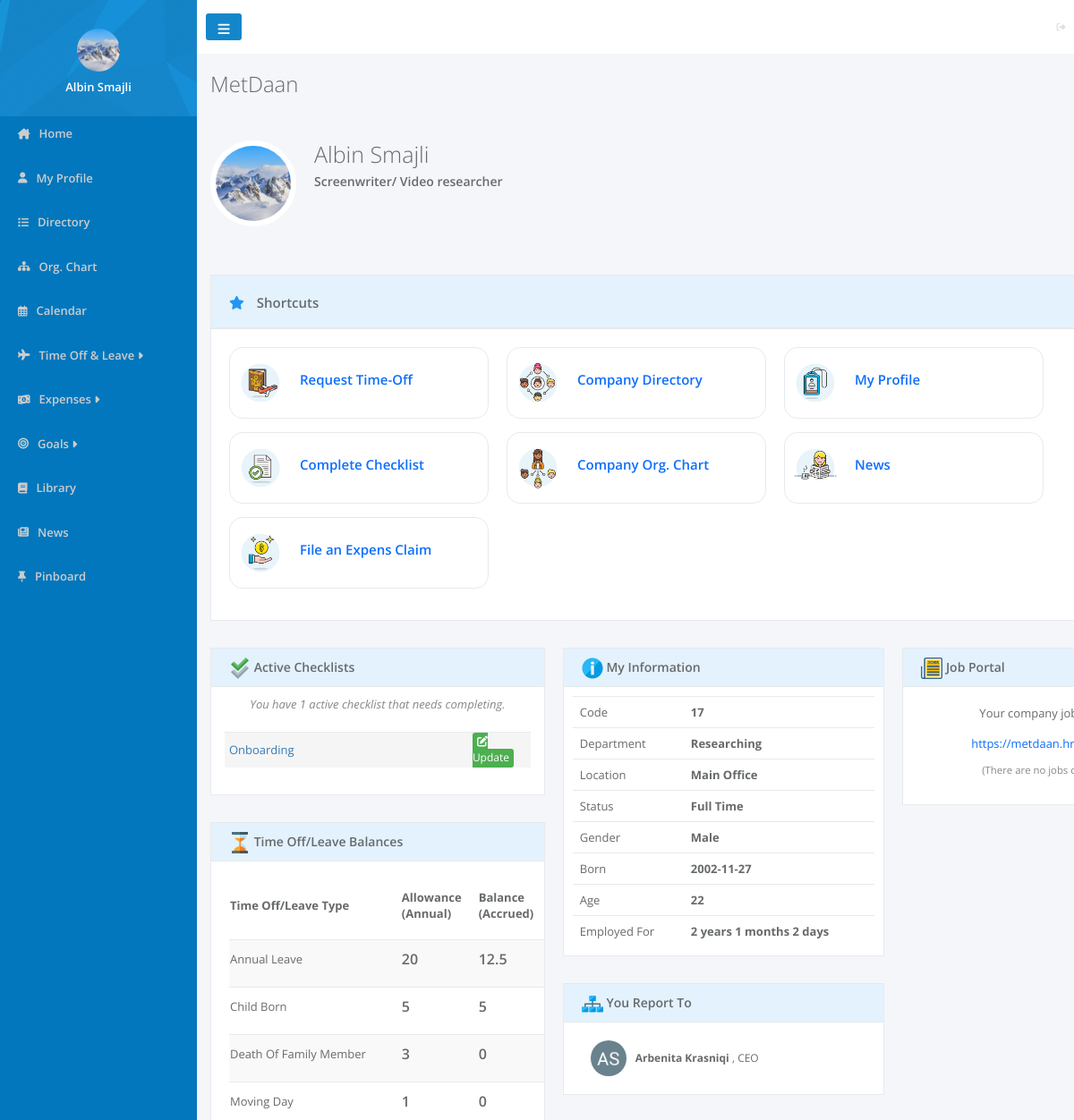
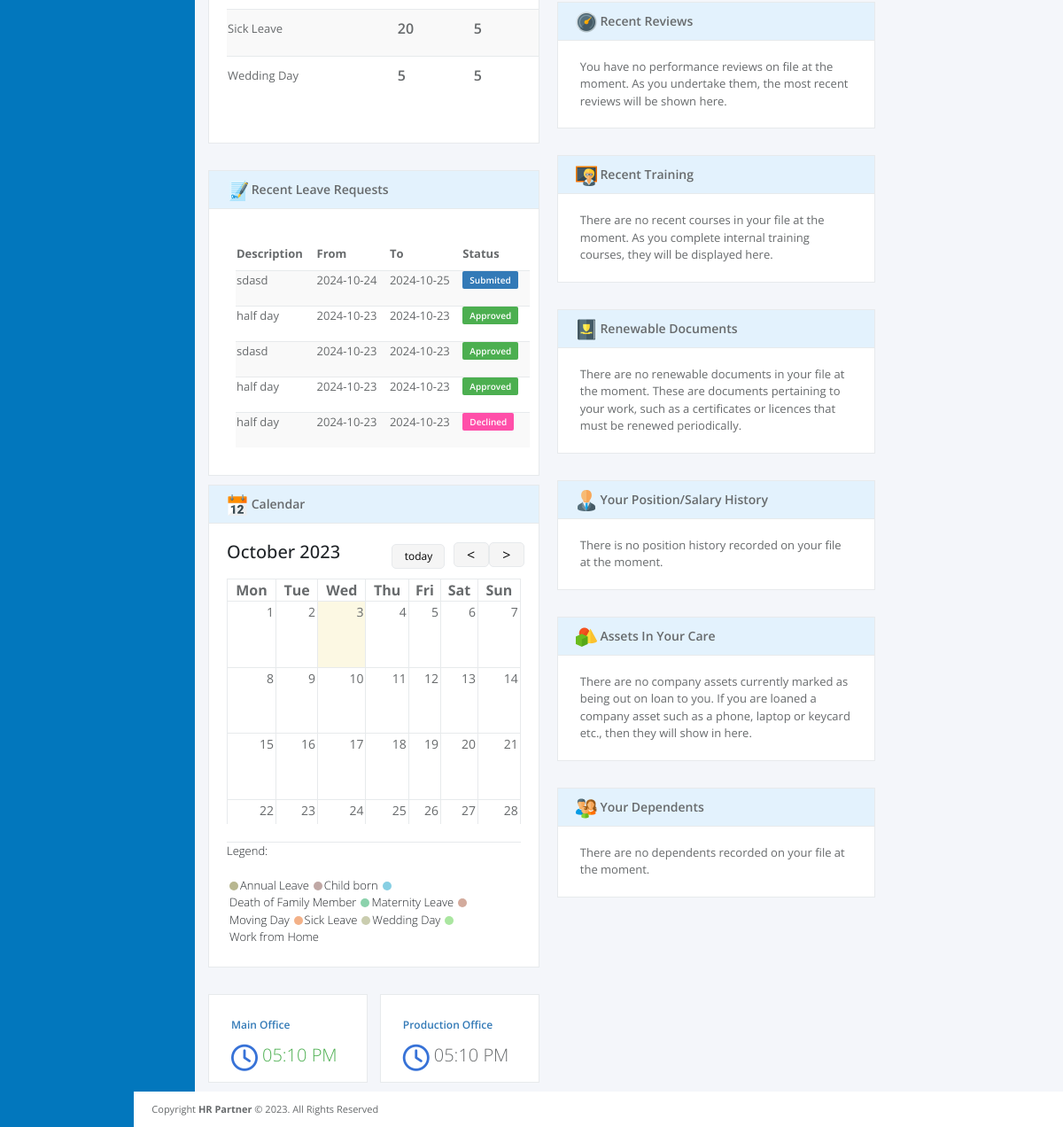
/pages/home.php (signed in), run on the app's committed database (2 pictures, top to bottom).
### tables this page shows
CREATE TABLE `users` (
  `user_id` int(100) NOT NULL,
  `image` varchar(500) DEFAULT NULL,
  `name` varchar(200) NOT NULL,
  `surname` varchar(200) NOT NULL,
  `email` varchar(200) NOT NULL,
  `password` varchar(500) NOT NULL,
  `Position_ID` int(11) DEFAULT NULL,
  `Departament_ID` int(11) DEFAULT NULL,
  `role` int(11) NOT NULL,
  `location` varchar(100) DEFAULT NULL,
  `status` varchar(100) DEFAULT NULL,
  `report_to` int(11) DEFAULT NULL,
  `gender` varchar(10) DEFAULT NULL,
  `born` date DEFAULT NULL,
  `started` date DEFAULT NULL,
  `company` int(11) DEFAULT NULL
);

CREATE TABLE `amountoftimeoff` (
  `id` int(11) NOT NULL,
  `allowance` double NOT NULL,
  `balance` double NOT NULL,
  `planned` double NOT NULL,
  `available` double DEFAULT NULL,
  `time_off_type` int(11) DEFAULT NULL,
  `user_id` int(11) DEFAULT NULL
);

CREATE TABLE `timeofftype` (
  `id` int(11) NOT NULL,
  `time_off` varchar(100) DEFAULT NULL,
  `company_id` int(11) DEFAULT NULL
);

CREATE TABLE `timeoffrequests` (
  `request_id` int(11) NOT NULL,
  `User_ID` int(11) NOT NULL,
  `Head_ID` int(11) NOT NULL,
  `leave_type` varchar(500) NOT NULL,
  `from` date NOT NULL,
  `to` date NOT NULL,
  `duration` double NOT NULL,
  `short_description` varchar(500) NOT NULL,
  `reason` varchar(500) NOT NULL,
  `status` varchar(100) NOT NULL,
  `checkedby` int(11) DEFAULT NULL,
  `checkDate` date DEFAULT NULL,
  `created` date DEFAULT NULL
);

CREATE TABLE `position` (
  `position_id` int(11) NOT NULL,
  `position_name` varchar(100) NOT NULL,
  `Departament_ID` int(11) NOT NULL
);

### pages/home.php (the view, shortened to what the rows shown need)
<?php
require_once '../config.php';
require 'Calendar.php';
$userId = $_SESSION['user_id'];
$companyId = $_SESSION['company'];
$calendar = new Calendar(new CurrentDate(), new CalendarDate());
$calendar->setSundayFirst(false);
$calendar->create();
$currentTime = date('h:i A');
$timeoffQuery = "SELECT * FROM timeofftype LEFT JOIN amountoftimeoff ON timeofftype.id = amountoftimeoff.time_off_type
    where company_id=$companyId and user_id=$userId
    ORDER BY timeofftype.time_off ASC";
$prep = $con->prepare($timeoffQuery);
$prep->execute();
$timeoffs = $prep->fetchAll();
$sql = "  SELECT * FROM users WHERE User_ID = $userId";
$prep = $con->prepare($sql);
$prep->execute();
$data2 = $prep->fetch();
$leaderID = $_SESSION['report_to'];
$sql = "SELECT * from users
        LEFT JOIN position ON users.Position_ID = position.position_id
        LEFT JOIN departament ON users.Departament_ID = departament.departament_id
        WHERE User_ID = $leaderID";
$prep = $con->prepare($sql);
$prep->execute();
$leaderData = $prep->fetch();
$leaderName = $leaderData["name"];
$leaderSurname = $leaderData["surname"];
$leaderPosition = $leaderData["position_name"];
$sql = "SELECT * From timeoffrequests
    WHERE User_ID =$userId
    ORDER BY timeoffrequests.request_id DESC LIMIT 0, 5";
$prep = $con->prepare($sql);
$prep->execute();
$requestDatas = $prep->fetchAll();
?>
<head>
    <link href="https://cdn.jsdelivr.net/npm/bootstrap@5.3.1/dist/css/bootstrap.min.css" rel="stylesheet"
>
    <link rel="stylesheet" href="../css/home.css">
</head>
<body>
    <div>
        <?php include '../template/sidebar.php' ?>
    </div>
    <div id="main">
        <div class="name">
            <?php echo "<h2>" . $_SESSION['company_name'] . "</h2>"; ?>
        </div>
        <div class="homeHead">
            <div class="image">
                <img src="../userIMG/<?= $data2['image'] ?>" alt="" width="120px" height="120px">
            </div>
            <div class="peronal">
                <?php echo '<h2>' . $_SESSION['name'] . '</h2>'; ?>
            </div>
        </div>
        <div class="thirdContainer">
            <div class="leftDiv">
                <div class="timeOff">
                    <div class="timeOffBody">
                        <table class="leavs">
                            <thead>
                                <tr>
                                    <td>Time Off/Leave Type</td>
                                    <td>Allowance <br> (Annual)</td>
                                    <td>Balance <br> (Accrued)</td>
                                </tr>
                            </thead>
                            <tbody>
                                <?php foreach ($timeoffs as $timeoff): ?>
                                    <tr>
                                        <td class="leavType"><?= $timeoff['time_off'] ?> </td>
                                        <td><?= $timeoff['allowance'] ?></td>
                                        <td><?= $timeoff['balance'] ?></td>
                                    </tr>
                                <?php endforeach; ?>
                            </tbody>
                        </table>
                    </div>
                </div>
                <div class="recentLeaveRequests">
                    <div class="recentLeaveRequestsBody">
                        <table class="recentLeave">
                            <thead>
                                <tr>
                                    <td>Description</td>
                                    <td>From</td>
                                    <td>To</td>
                                    <td>Status</td>
                                </tr>
                            </thead>
                            <tbody>
                                <?php foreach ($requestDatas as $requestData): ?>
                                    <tr>
                                        <td>
                                            <?= $requestData['short_description'] ?>
                                        </td>
                                        <td>
                                            <?= $requestData['from'] ?>
                                        </td>
                                        <td>
                                            <?= $requestData['to'] ?>
                                        </td>
                                        <td>
                                            <?php if ($requestData['status'] == 'Submited') { ?>
                                                <span class='submited'>
                                                    <?= $requestData['status'] ?>
                                                </span>
                                            <?php } elseif ($requestData['status'] == 'Approved') { ?>
                                                <span class='approved'>
                                                    <?= $requestData['status'] ?>
                                                </span>
                                            <?php } elseif ($requestData['status'] == 'Declined') { ?>
                                                <span class='decline'>
                                                    <?= $requestData['status'] ?>
                                                </span>
                                            <?php } ?>
                                        </td>
                                    </tr>
                                <?php endforeach; ?>
                            </tbody>
                        </table>
                    </div>
                </div>
                <div class="Calendar">
                    <div class="calendarBody">
                        <div class="calendarTableDiv">
                            <table class="calendarTable">
                                <thead>
                                    <?php foreach ($calendar->getDayLabels() as $dayLabel): ?>
                                        <th>
                                            <?php echo $dayLabel ?>
                                        </th>
                                    <?php endforeach; ?>
                                </thead>
                            </table>
                        </div>
                    </div>
                </div>
                <div class="clocks">
                    <div class="clock1">
                        <div class="clock1-2">
                            <?php echo '<h2>' . $currentTime . '</h2>' ?>
                        </div>
                    </div>
                    <div class="clock2">
                        <div class="clock2-2">
                            <?php echo '<h2>' . $currentTime . '</h2>' ?>
                        </div>
                    </div>
                </div>
            </div>
            <div class="midDiv">
                <div class="MyInfo">
                    <div class="MyInfoBody">
                        <div class="MyInfoContent">
                            <table class="personalInfo">
                                <tbody>
                                    <tr>
                                        <?php echo '<th>' . $_SESSION['user_id'] . '</th>'; ?>
                                    </tr>
                                    <tr>
                                        <?php echo '<th>' . $_SESSION['departament'] . '</th>'; ?>
                                    </tr>
                                    <tr>
                                        <?php echo '<th>' . $_SESSION['location'] . '</th>'; ?>
                                    </tr>
                                    <tr>
                                        <?php echo '<th>' . $_SESSION['status'] . '</th>'; ?>
                                    </tr>
                                    <tr>
                                        <?php if ($_SESSION['gender'] == null) {
                                            echo '<th>  N/A  </th>';
                                        } else {
                                            echo '<th>' . $_SESSION['gender'] . '</th>';
                                        } ?>
                                    </tr>
                                    <tr>
                                        <?php echo '<th>' . $_SESSION['born'] . '</th>'; ?>
                                    </tr>
                                    <tr>
                                        <td>Age</td>
                                        <?php
                                        if (!$_SESSION['born'] == null) {
                                            $currentDate = gmdate('Y-m-d');
                                            $currentDate = date_create($currentDate);
                                            $birthDay = $data2['born'];
                                            $birthDay = date_create($birthDay);
                                            $mosha = date_diff($birthDay, $currentDate);
                                            echo '<th>' . $mosha->y . '</th>';
                                        } else {
                                            echo '<th>  N/A  </th>';
                                        } ?>
                                    </tr>
                                    <tr>
                                        <td>Employed For</td>
                                        <?php
                                        $currentDate = gmdate('Y-m-d');
                                        $currentDate = date_create($currentDate);
                                        $startedDate = $data2['started'];
                                        $startedDate = date_create($startedDate);
                                        $worksFor = date_diff($startedDate, $currentDate);
                                        echo '<th>' . $worksFor->y . ' years ' . $worksFor->m . ' months ' . $worksFor->d . ' days' . '</th>';
                                        ?>
                                    </tr>
                                </tbody>
                            </table>
                        </div>
                    </div>
                </div>
                <div class="ReportsTo">
                    <div class="ReportsToBody">
                        <img src="../images/albin-smajli.png" alt="">
                        <p><Strong><?= $leaderName ?> <?= $leaderSurname ?> </Strong> , <?= $leaderPosition ?></p>
                    </div>
                </div>
            </div>
        </div>
    </div>
</body>
</html>

### template/sidebar.php (shortened to what the rows shown need)
<?php
$sql = "SELECT u.user_id, u.image from users u where user_id=$userId";
$prep = $con->prepare($sql);
$prep->execute();
$userImages = $prep->fetchAll();
?>
<head>
    <link rel="stylesheet" href="../css/index.css">
</head>
<div id="sidebar">
    <div id="profile">
        <?php foreach ($userImages as $userImage): ?>
            <img src="../userIMG/<?= $userImage['image'] ?>" alt="">
        <?php endforeach; ?>
        <?php echo "<h3>" . $_SESSION['name'] . "</h3>"; ?>
    </div>
</div>

### data on the page
users: image (picture), born "22", started "2", started.company_id "1"
amountoftimeoff: time_off_type.time_off "Annual Leave", allowance "20", balance "12.5"
amountoftimeoff: time_off_type.time_off "Child Born", allowance "5", balance "5"
amountoftimeoff: time_off_type.time_off "Death Of Family Member", allowance "3", balance "0"
amountoftimeoff: time_off_type.time_off "Moving Day", allowance "1", balance "0"
amountoftimeoff: time_off_type.time_off "Sick Leave", allowance "20", balance "5"
amountoftimeoff: time_off_type.time_off "Wedding Day", allowance "5", balance "5"
timeoffrequests: short_description "sdasd", from "2024-10-24", to "2024-10-25", status "Submited"
timeoffrequests: short_description "half day", from "2024-10-23", to "2024-10-23", status "Approved"
timeoffrequests: short_description "sdasd", from "2024-10-23", to "2024-10-23", status "Approved"
timeoffrequests: short_description "half day", from "2024-10-23", to "2024-10-23", status "Approved"
timeoffrequests: short_description "half day", from "2024-10-23", to "2024-10-23", status "Declined"
users: name "Arbenita", surname "Krasniqi", Position_ID.position_name "CEO"

### other printed values
$_SESSION['name'] "Albin Smajli"
$_SESSION['company_name'] "MetDaan"
$_SESSION['position'] "Screenwriter/ Video researcher"
$dayLabel "Mon"
$dayLabel "Tue"
$dayLabel "Wed"
$dayLabel "Thu"
$dayLabel "Fri"
$dayLabel "Sat"
$dayLabel "Sun"
$day['dayNumber'] "1"
$day['dayNumber'] "2"
$day['dayNumber'] "3"
$day['dayNumber'] "4"
$day['dayNumber'] "5"
